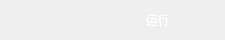
<?xml version="1.0" encoding="UTF-8"?>
<ui version="4.0">
 <class>FaultLed</class>
 <widget class="QWidget" name="FaultLed">
  <property name="geometry">
   <rect>
    <x>0</x>
    <y>0</y>
    <width>225</width>
    <height>40</height>
   </rect>
  </property>
  <property name="sizePolicy">
   <sizepolicy hsizetype="Preferred" vsizetype="Fixed">
    <horstretch>0</horstretch>
    <verstretch>0</verstretch>
   </sizepolicy>
  </property>
  <property name="minimumSize">
   <size>
    <width>0</width>
    <height>40</height>
   </size>
  </property>
  <property name="windowTitle">
   <string>Form</string>
  </property>
  <layout class="QGridLayout" name="gridLayout">
   <property name="horizontalSpacing">
    <number>5</number>
   </property>
   <property name="verticalSpacing">
    <number>0</number>
   </property>
   <property name="margin">
    <number>0</number>
   </property>
   <item row="0" column="2">
    <widget class="QLabel" name="lab_red">
     <property name="sizePolicy">
      <sizepolicy hsizetype="Fixed" vsizetype="Fixed">
       <horstretch>0</horstretch>
       <verstretch>0</verstretch>
      </sizepolicy>
     </property>
     <property name="minimumSize">
      <size>
       <width>40</width>
       <height>40</height>
      </size>
     </property>
     <property name="text">
      <string/>
     </property>
     <property name="pixmap">
      <pixmap resource="InverterController.qrc">:/images/buliangred.png</pixmap>
     </property>
     <property name="scaledContents">
      <bool>true</bool>
     </property>
     <property name="alignment">
      <set>Qt::AlignCenter</set>
     </property>
    </widget>
   </item>
   <item row="0" column="3">
    <widget class="QLabel" name="lab_text">
     <property name="sizePolicy">
      <sizepolicy hsizetype="Preferred" vsizetype="Preferred">
       <horstretch>0</horstretch>
       <verstretch>0</verstretch>
      </sizepolicy>
     </property>
     <property name="styleSheet">
      <string notr="true">color: rgb(255, 255, 255);</string>
     </property>
     <property name="text">
      <string>运行</string>
     </property>
     <property name="textFormat">
      <enum>Qt::AutoText</enum>
     </property>
     <property name="alignment">
      <set>Qt::AlignCenter</set>
     </property>
    </widget>
   </item>
   <item row="0" column="1">
    <widget class="QLabel" name="lab_green">
     <property name="sizePolicy">
      <sizepolicy hsizetype="Fixed" vsizetype="Fixed">
       <horstretch>0</horstretch>
       <verstretch>0</verstretch>
      </sizepolicy>
     </property>
     <property name="minimumSize">
      <size>
       <width>40</width>
       <height>40</height>
      </size>
     </property>
     <property name="styleSheet">
      <string notr="true"/>
     </property>
     <property name="text">
      <string/>
     </property>
     <property name="pixmap">
      <pixmap resource="InverterController.qrc">:/images/bulianggreen.png</pixmap>
     </property>
     <property name="scaledContents">
      <bool>true</bool>
     </property>
     <property name="alignment">
      <set>Qt::AlignCenter</set>
     </property>
    </widget>
   </item>
  </layout>
 </widget>
 <resources>
  <include location="InverterController.qrc"/>
 </resources>
 <connections/>
</ui>
